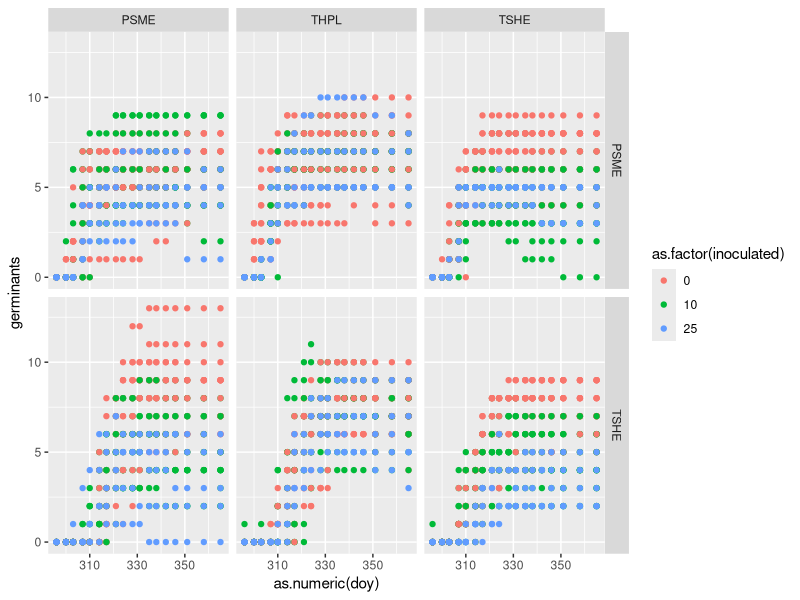
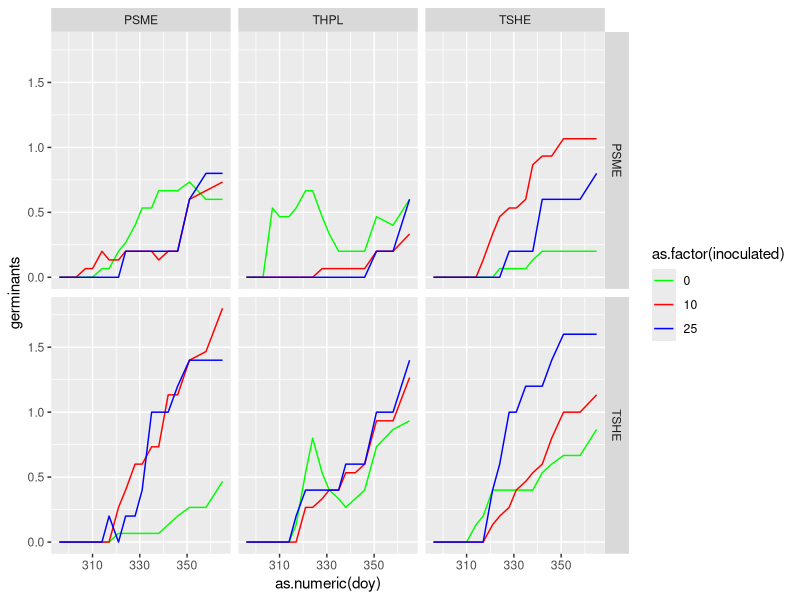
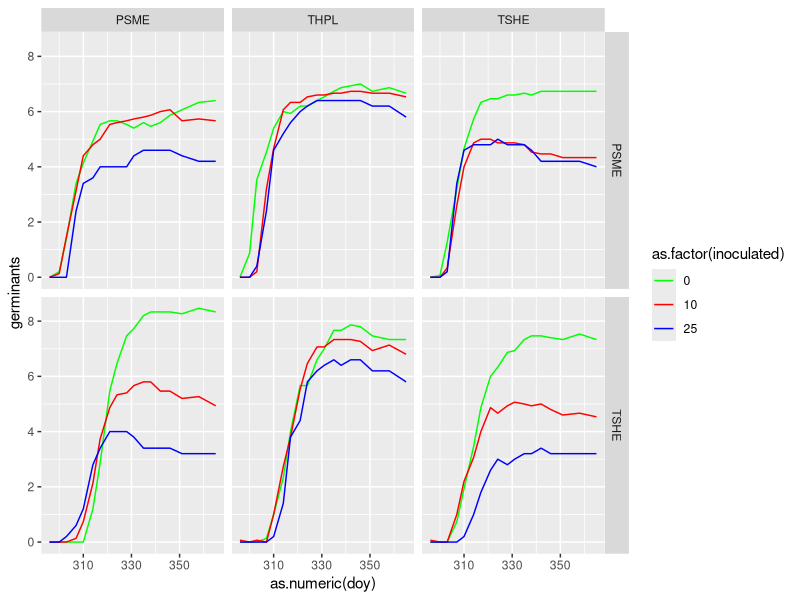
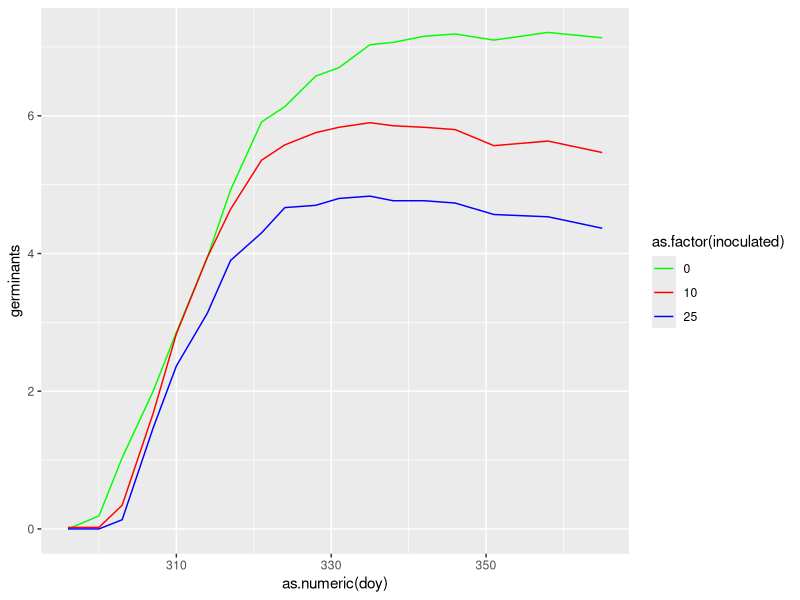
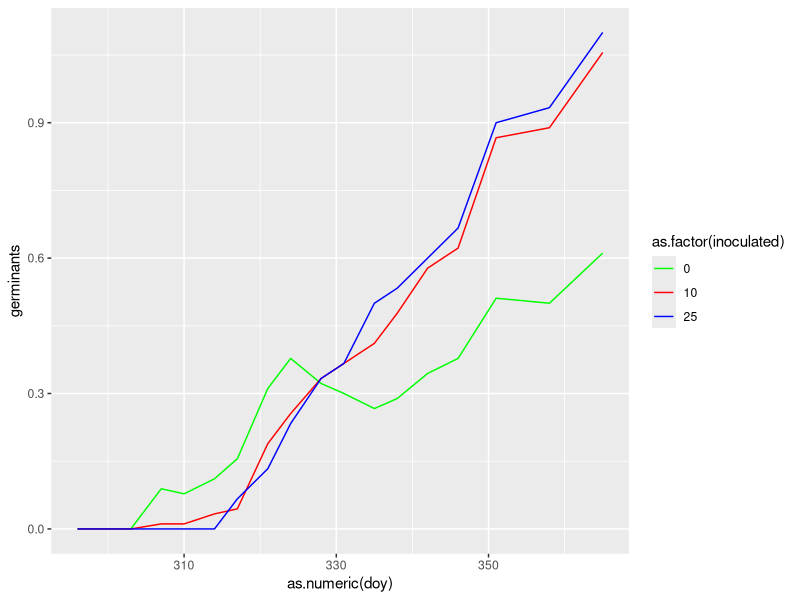

Here is the R script that generated these plots, in order:
## Started Boxing Day 2025 ##
## By Lizzie ##

## Working off germ_analysis a little ... but plotting##

# housekeeping
rm(list=ls())
options(stringsAsFactors=FALSE)

# Load libraries
library(ggplot2)
library(reshape)
library(tidyverse)

# set wd
# Update to include yours with ifelse

user <- Sys.info()[["user"]]

ifelse(
  user == "lizzie",
  "/Users/lizzie/Documents/git/projects/grephon/soilinoculation/analyses/",
  ifelse(
    user == "nolanmeier",
    "/Users/nolanmeier/git/morasoilinoculation/analyses",
    ifelse(
      user == "Xiaomao", 
      "C:/PhD/Project/morasoilinoculation/analyses",
      NA
    )
  )
)

# get the data!
# should be INPUT (not inputs)

# First, bring in full, most recent dataset (will talk to Mao about lab protocols for doing this)
seedsraw <- read.csv('inputs/germination_data_01_02.csv') # Full data set with alive and dead, from Jan. 2
seeds <- seedsraw
seeds[is.na(seeds)] <- 0 #  This works, all empty cells mean no germinants (of any kind) observed

# filter out all columns containing dead data
aliveraw <- seeds[, !grepl("dead", names(seeds))]
alive <- aliveraw

# filter out all columns containing alive data
deadraw <- seeds[, !grepl("alive", names(seeds))]
dead <- deadraw


# reshaping
library(reshape)
alivelong <-  melt(alive, id.var=c("soil_species", "seed_species", "inoculated_.", "pot", "notes"))
names(alivelong) <- c("soil_species", "seed_species", "inoculated", "pot", "notes", "doy", "germinants")

deadlong <- melt(dead, id.var=c("soil_species", "seed_species", "inoculated_.", "pot", "notes"))
names(deadlong) <- c("soil_species", "seed_species", "inoculated", "pot", "notes", "doy", "germinants")

# clean up the variable 
alivelong$doy <- substr(alivelong$doy, 2, 4)
deadlong$doy <- substr(deadlong$doy, 2, 4)
unique(alivelong$doy)

#quartz()
ggplot(alivelong, aes(x=as.numeric(doy), y=germinants, color=as.factor(inoculated))) +
	geom_point() + 
	facet_grid(seed_species~soil_species)
# Hmm, this looks like a good start, but ...
	# it would be better if we summarized the data by inoluction level using ggplot stats etc.
	# would be great to work on that next if someone has time!
	# and then we could do it for dead also. 

####### Working off the above to sort by inoculation ##########
####### Dec. 29, 2025, by Nolan ########
head(alivelong)

# summarize stats by grouping by inoculation level
# plot as lines
aliveplot <- ggplot(alivelong,
       aes(x = as.numeric(doy),
           y = germinants,
           color = as.factor(inoculated),
           group = inoculated)) +
  
  stat_summary(fun = mean, geom = "line") + 
  
  # to remove error bars
  # stat_summary(
  #   fun.data = mean_se,
  #   geom = "errorbar",
  #   width = 1
  # ) + 
  
  facet_grid(seed_species ~ soil_species)
  

##### Adding to the above but trying to start with the full data set ######
###### January 2, 2025, by Nolan ######

deadplot <- ggplot(deadlong,
       aes(x = as.numeric(doy),
           y = germinants,
           color = as.factor(inoculated),
           group = inoculated)) +
  
  stat_summary(fun = mean, geom = "line") + 
  
  # to remove error bars
  # stat_summary(
  #   fun.data = mean_se,
  #   geom = "errorbar",
  #   width = 1
  # ) + 
  
  facet_grid(seed_species ~ soil_species) 

####### Jan. 11, 2026 #########
###### Nolan, working to modify graphs #######

# Set the colour scale to match the tray labels 
deadplot + scale_color_manual(values=c("green", "red", "blue"))
aliveplot + scale_color_manual(values=c("green", "red", "blue"))

##### January 16, 2026 #########
# Combining all soil/seed treatments to only show inoculation effects, Nolan
germinants_by_inoculation <- alivelong %>%
  group_by(soil_species,seed_species) %>%
  ggplot(aes(x = as.numeric(doy),
      y = germinants,
      color = as.factor(inoculated),
      group = inoculated)) +
  
  stat_summary(fun = mean, geom = "line") + 
  scale_color_manual(values=c("green", "red", "blue"))
germinants_by_inoculation  

deaths_by_inoculation <- deadlong %>%
  group_by(soil_species,seed_species) %>%
  ggplot(aes(x = as.numeric(doy),
             y = germinants,
             color = as.factor(inoculated),
             group = inoculated)) +
  
  stat_summary(fun = mean, geom = "line") + 
  scale_color_manual(values=c("green", "red", "blue"))
deaths_by_inoculation


##### Working to do some more visualisations/calculations ######
## Jan. 31, Nolan #######

##### Add a column for plot_id to group by treatment
alivelong <- alivelong %>%
  mutate(germ_prop = germinants/10) %>%
  mutate(pot_id = paste(soil_species, seed_species,inoculated,sep = "_"))

names(alivelong)
view(alivelong)

T50 <- alivelong %>%
  arrange(pot_id,doy)%>%
  group_by(pot_id,pot)%>%
  filter(germ_prop >= 0.5)%>%
  slice(1)%>%
  ungroup()%>%
  select(pot_id,pot,t50_day = doy)
  
view(T50)

### Add the other variables to the df #####
T50_treatments <- T50%>%
  group_by(pot_id)%>%
  summarise(mean_t50 = mean(as.numeric(t50_day)))%>%
  mutate(soil_species = substr(pot_id,1,4))%>%
  mutate(seed_species = substr(pot_id,6,9))%>%
  mutate(inoculated = as.numeric(substr(pot_id,11,12)))
view(T50_treatments)

#### Plot the data as boxplots, still working on this ######
T50_plot <- ggplot(T50_treatments,aes(x=inoculated,y=mean_t50,group = as.factor(inoculated), fill = as.factor(inoculated))) +
  geom_boxplot() +
  facet_wrap(~soil_species + seed_species)






  
